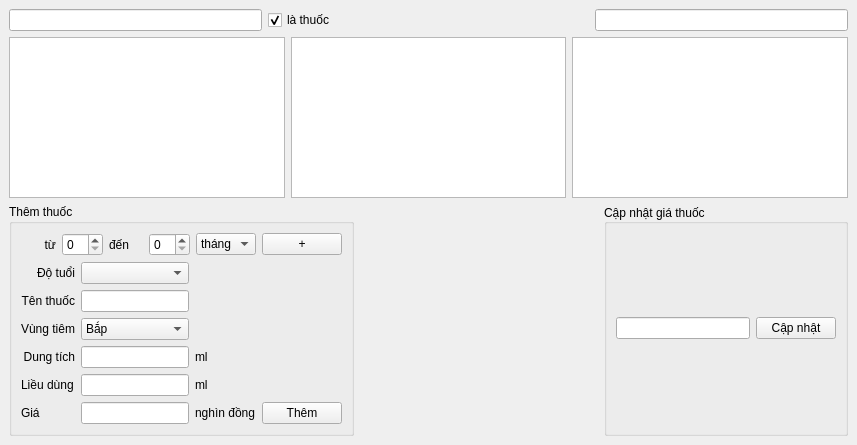
<?xml version="1.0" encoding="UTF-8"?>
<ui version="4.0">
 <class>managebenhvathuoc</class>
 <widget class="QMainWindow" name="managebenhvathuoc">
  <property name="geometry">
   <rect>
    <x>0</x>
    <y>0</y>
    <width>857</width>
    <height>445</height>
   </rect>
  </property>
  <property name="windowTitle">
   <string>Quản lý Bệnh và Thuốc</string>
  </property>
  <widget class="QWidget" name="centralwidget">
   <layout class="QVBoxLayout" name="verticalLayout_2">
    <item>
     <layout class="QHBoxLayout" name="horizontalLayout_2">
      <item>
       <widget class="QLineEdit" name="lineEdit"/>
      </item>
      <item>
       <widget class="QCheckBox" name="checkBox">
        <property name="text">
         <string>là thuốc</string>
        </property>
        <property name="checked">
         <bool>true</bool>
        </property>
       </widget>
      </item>
      <item>
       <spacer name="horizontalSpacer_2">
        <property name="orientation">
         <enum>Qt::Horizontal</enum>
        </property>
        <property name="sizeHint" stdset="0">
         <size>
          <width>40</width>
          <height>20</height>
         </size>
        </property>
       </spacer>
      </item>
      <item>
       <widget class="QLineEdit" name="lineEdit_tkthuoc"/>
      </item>
     </layout>
    </item>
    <item>
     <layout class="QHBoxLayout" name="horizontalLayout_3">
      <item>
       <widget class="QTableView" name="tableView_dsbenh"/>
      </item>
      <item>
       <widget class="QTreeView" name="treeView_benhdcchon"/>
      </item>
      <item>
       <widget class="QTableView" name="tableView_dsthuoc"/>
      </item>
     </layout>
    </item>
    <item>
     <layout class="QHBoxLayout" name="horizontalLayout_4">
      <item>
       <widget class="QGroupBox" name="groupBox_2">
        <property name="title">
         <string>Thêm thuốc</string>
        </property>
        <layout class="QVBoxLayout" name="verticalLayout">
         <item>
          <layout class="QGridLayout" name="gridLayout_2">
           <item row="0" column="0">
            <widget class="QLabel" name="label_8">
             <property name="text">
              <string>từ</string>
             </property>
             <property name="alignment">
              <set>Qt::AlignRight|Qt::AlignTrailing|Qt::AlignVCenter</set>
             </property>
            </widget>
           </item>
           <item row="0" column="2">
            <widget class="QLabel" name="label">
             <property name="text">
              <string>đến</string>
             </property>
            </widget>
           </item>
           <item row="0" column="4">
            <widget class="QComboBox" name="comboBox_thangnam">
             <item>
              <property name="text">
               <string>tháng</string>
              </property>
             </item>
             <item>
              <property name="text">
               <string>năm</string>
              </property>
             </item>
            </widget>
           </item>
           <item row="0" column="5">
            <widget class="QPushButton" name="pushButton_themdotuoi">
             <property name="text">
              <string>+</string>
             </property>
            </widget>
           </item>
           <item row="0" column="3">
            <widget class="QSpinBox" name="spinBox_2"/>
           </item>
           <item row="0" column="1">
            <widget class="QSpinBox" name="spinBox"/>
           </item>
          </layout>
         </item>
         <item>
          <layout class="QGridLayout" name="gridLayout">
           <item row="4" column="2">
            <widget class="QLabel" name="label_9">
             <property name="text">
              <string>ml</string>
             </property>
            </widget>
           </item>
           <item row="4" column="0">
            <widget class="QLabel" name="label_7">
             <property name="text">
              <string>Liều dùng</string>
             </property>
            </widget>
           </item>
           <item row="1" column="1">
            <widget class="QLineEdit" name="lineEdit_tenthuoc"/>
           </item>
           <item row="3" column="0">
            <widget class="QLabel" name="label_5">
             <property name="text">
              <string>Dung tích</string>
             </property>
             <property name="alignment">
              <set>Qt::AlignRight|Qt::AlignTrailing|Qt::AlignVCenter</set>
             </property>
            </widget>
           </item>
           <item row="3" column="1">
            <widget class="QLineEdit" name="lineEdit_dungtich"/>
           </item>
           <item row="3" column="2">
            <widget class="QLabel" name="label_10">
             <property name="text">
              <string>ml</string>
             </property>
            </widget>
           </item>
           <item row="0" column="1">
            <widget class="QComboBox" name="comboBox_2"/>
           </item>
           <item row="1" column="0">
            <widget class="QLabel" name="label_3">
             <property name="text">
              <string>Tên thuốc</string>
             </property>
             <property name="alignment">
              <set>Qt::AlignRight|Qt::AlignTrailing|Qt::AlignVCenter</set>
             </property>
            </widget>
           </item>
           <item row="2" column="1">
            <widget class="QComboBox" name="comboBox_vungtiem">
             <item>
              <property name="text">
               <string>Bắp</string>
              </property>
             </item>
            </widget>
           </item>
           <item row="0" column="0">
            <widget class="QLabel" name="label_4">
             <property name="text">
              <string>Độ tuổi</string>
             </property>
             <property name="alignment">
              <set>Qt::AlignRight|Qt::AlignTrailing|Qt::AlignVCenter</set>
             </property>
            </widget>
           </item>
           <item row="2" column="0">
            <widget class="QLabel" name="label_6">
             <property name="text">
              <string>Vùng tiêm</string>
             </property>
             <property name="alignment">
              <set>Qt::AlignRight|Qt::AlignTrailing|Qt::AlignVCenter</set>
             </property>
            </widget>
           </item>
           <item row="4" column="1">
            <widget class="QLineEdit" name="lineEdit_lieudung"/>
           </item>
           <item row="5" column="1">
            <widget class="QLineEdit" name="lineEdit_gia"/>
           </item>
           <item row="5" column="0">
            <widget class="QLabel" name="label_2">
             <property name="text">
              <string>Giá</string>
             </property>
            </widget>
           </item>
           <item row="5" column="2">
            <widget class="QLabel" name="label_11">
             <property name="text">
              <string>nghìn đồng</string>
             </property>
            </widget>
           </item>
           <item row="5" column="3">
            <widget class="QPushButton" name="pushButton_themthuoc">
             <property name="text">
              <string>Thêm</string>
             </property>
            </widget>
           </item>
          </layout>
         </item>
        </layout>
       </widget>
      </item>
      <item>
       <spacer name="horizontalSpacer">
        <property name="orientation">
         <enum>Qt::Horizontal</enum>
        </property>
        <property name="sizeHint" stdset="0">
         <size>
          <width>40</width>
          <height>20</height>
         </size>
        </property>
       </spacer>
      </item>
      <item>
       <widget class="QGroupBox" name="groupBox">
        <property name="title">
         <string>Cập nhật giá thuốc</string>
        </property>
        <property name="alignment">
         <set>Qt::AlignLeading|Qt::AlignLeft|Qt::AlignVCenter</set>
        </property>
        <layout class="QHBoxLayout" name="horizontalLayout">
         <property name="leftMargin">
          <number>9</number>
         </property>
         <property name="topMargin">
          <number>9</number>
         </property>
         <item>
          <widget class="QLineEdit" name="lineEdit_capnhatgia"/>
         </item>
         <item>
          <widget class="QPushButton" name="pushButton_capnhatgia">
           <property name="text">
            <string>Cập nhật</string>
           </property>
          </widget>
         </item>
        </layout>
       </widget>
      </item>
     </layout>
    </item>
   </layout>
  </widget>
 </widget>
 <tabstops>
  <tabstop>lineEdit</tabstop>
  <tabstop>checkBox</tabstop>
  <tabstop>lineEdit_tkthuoc</tabstop>
  <tabstop>tableView_dsbenh</tabstop>
  <tabstop>treeView_benhdcchon</tabstop>
  <tabstop>tableView_dsthuoc</tabstop>
  <tabstop>spinBox</tabstop>
  <tabstop>spinBox_2</tabstop>
  <tabstop>comboBox_thangnam</tabstop>
  <tabstop>pushButton_themdotuoi</tabstop>
  <tabstop>comboBox_2</tabstop>
  <tabstop>lineEdit_tenthuoc</tabstop>
  <tabstop>comboBox_vungtiem</tabstop>
  <tabstop>lineEdit_dungtich</tabstop>
  <tabstop>lineEdit_lieudung</tabstop>
  <tabstop>lineEdit_gia</tabstop>
  <tabstop>lineEdit_capnhatgia</tabstop>
  <tabstop>pushButton_capnhatgia</tabstop>
 </tabstops>
 <resources/>
 <connections>
  <connection>
   <sender>lineEdit_capnhatgia</sender>
   <signal>returnPressed()</signal>
   <receiver>pushButton_capnhatgia</receiver>
   <slot>click()</slot>
   <hints>
    <hint type="sourcelabel">
     <x>685</x>
     <y>322</y>
    </hint>
    <hint type="destinationlabel">
     <x>777</x>
     <y>321</y>
    </hint>
   </hints>
  </connection>
  <connection>
   <sender>tableView_dsthuoc</sender>
   <signal>clicked(QModelIndex)</signal>
   <receiver>lineEdit_capnhatgia</receiver>
   <slot>setFocus()</slot>
   <hints>
    <hint type="sourcelabel">
     <x>644</x>
     <y>97</y>
    </hint>
    <hint type="destinationlabel">
     <x>629</x>
     <y>332</y>
    </hint>
   </hints>
  </connection>
 </connections>
</ui>
